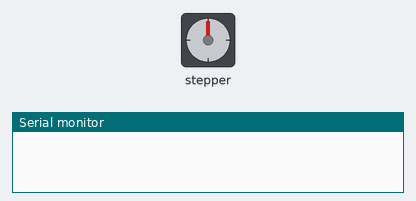
The sketch below on a simulated Arduino Leonardo, built with avr-gcc and run on an emulated ATmega32U4. On the bench: stepper motor, the last lines printed to the serial monitor. The local clock reads 2024-03-15 10:24:30 at power-on unless the sketch sets it; stepper angles assume 2048 steps per turn.

Above: at 0.1 s.
At 1.4 s:
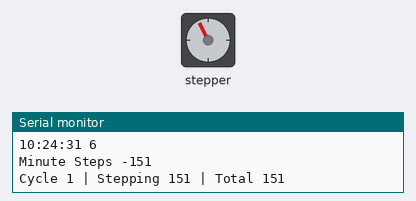
At 30.8 s:
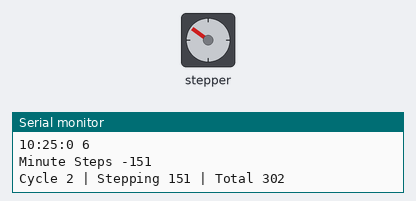
Timing chart, 0 to 32.3 s (numbered marks = the images above):
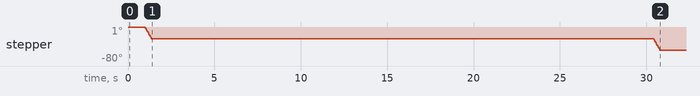

The sketch:

TimepieceRestorationAdventure.ino
```cpp
/**
 * @file Timepiece Restoration Adventure.ino
 * Leonel Óscar Corona Villarreal
 * Leonardo Corona Garza
 */

#include <Stepper.h>
#include <virtuabotixRTC.h>               //Include library for clock module

#define STEPS_PER_REVOLUTION 2048
#define RPM 12

#define DISPLAYED_HOURS 18
#define DISPLAYED_MINUTES 0

// Grande: 75
// Chico: 18
// Pasos: 142.2 periódico

Stepper hours(STEPS_PER_REVOLUTION, 8, 10, 9, 11);
Stepper minutes(STEPS_PER_REVOLUTION, 4, 6, 5, 7);

virtuabotixRTC clock(3, 12, 13);    //Create a clock object attached to pins 3, 12, 13 - CLK, DAT, RST

int currentMinute = 0;
int cycle = 0;
int leapHourCounter = 0;
int leapMinuteCounter = 0;

unsigned int totalHourSteps = 0;
unsigned int totalMinuteSteps = 0;

int bumpHalfHour(int amount = 1) {
  int hourSteps;
  leapHourCounter++;
  if (leapHourCounter == 3) {
    hourSteps = 726;
    leapHourCounter = 0;
  } else {
    hourSteps = 725;
  }
  long resp = hourSteps * amount;
  Serial.print("Hour Steps "); Serial.println(resp);
  hours.step(resp);
  return resp;
}

int bumpMinute(int amount = 1) {
  int minuteSteps;
  leapMinuteCounter++;
  if (leapMinuteCounter == 3) {
    minuteSteps = -152;
    leapMinuteCounter = 0;
  } else {
    minuteSteps = -151;
  }
  Serial.print("Minute Steps "); Serial.println(minuteSteps);
  long resp = minuteSteps * amount;
  minutes.step(resp);
  return resp;
}

void testRTC(){
  clock.updateTime(); //Update the time
  Serial.print(clock.hours);
  Serial.print(":");
  Serial.print(clock.minutes);
  Serial.print(":");
  Serial.print(clock.seconds);
  Serial.print(" ");
  Serial.println(clock.dayofweek);
}

void initialAdjust(){
  clock.updateTime();
  currentMinute = clock.minutes;
  int hourDiff = (clock.hours - DISPLAYED_HOURS);
  int minuteDiff = (clock.minutes - DISPLAYED_MINUTES);

  int halfHourDiff = hourDiff * 2;

  if (minuteDiff != 0) {
    if (minuteDiff < 0) {
      minuteDiff += 60;
    }
    Serial.print("Minutes Diff: ");
    Serial.println(minuteDiff);
    bumpMinute(minuteDiff);

    // Ajustar cuál de las dos tarjetas de hora debe salir
    // según el minuto
    if (DISPLAYED_MINUTES < 30 && clock.minutes >= 30) {
      halfHourDiff++;
    } else if (DISPLAYED_MINUTES >= 30 && clock.minutes < 30) {
      halfHourDiff--;
    }
  }

  if (halfHourDiff != 0){
    if (halfHourDiff < 0){
      halfHourDiff += 48;
    }
    Serial.print("Half Hours Diff: ");
    Serial.println(halfHourDiff);
    bumpHalfHour(halfHourDiff);
  }
}

// void setup() {
//   hours.setSpeed(RPM);
//   minutes.setSpeed(RPM);
//   bumpHalfHour(47);
// }

// void loop() {

// }

void setup() {
  Serial.begin(9600);
  hours.setSpeed(RPM);
  minutes.setSpeed(RPM);

  //setup
  //initialAdjust();
}

void loop() {
  delay(1000);

  clock.updateTime();
  if (currentMinute == clock.minutes) {
    return;
  }

  testRTC();
  currentMinute = clock.minutes;
  cycle++;

  int minuteSteps = bumpMinute();
  int absMinuteSteps = minuteSteps * -1;
  totalMinuteSteps += absMinuteSteps;
  Serial.print("Cycle "); Serial.print(cycle);
  Serial.print(" | Stepping "); Serial.print(absMinuteSteps);
  Serial.print(" | Total "); Serial.println(totalMinuteSteps);

  if (currentMinute == 0 || currentMinute == 30) {
    int hourSteps = bumpHalfHour();
    totalHourSteps += hourSteps;
    Serial.print("----> Hour Cycle "); Serial.print(cycle);
    Serial.print(" | Stepping "); Serial.print(hourSteps);
    Serial.print(" | Total "); Serial.println(totalHourSteps);
  }
}
```

Measured:
- by itself, stepper: turns 27° counter-clockwise in 0.35 s, then 27° counter-clockwise in 0.35 s
